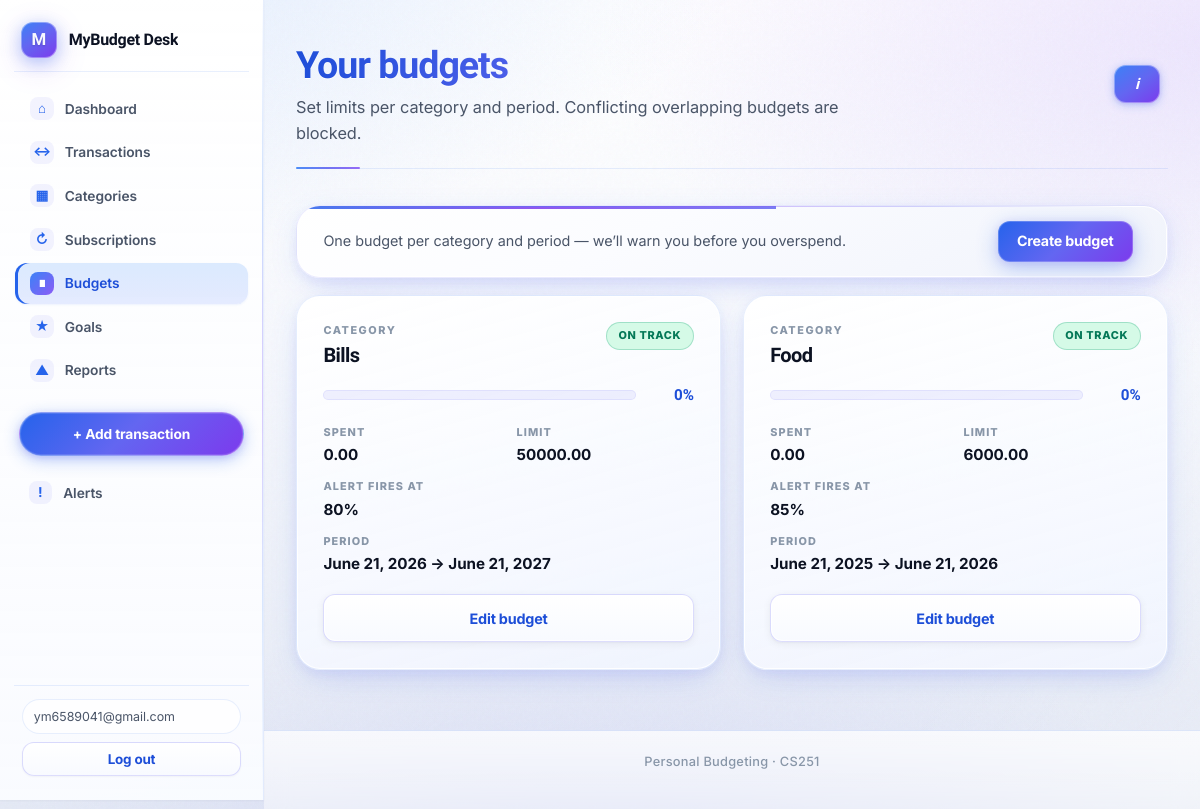
Page /budgets/ (signed in) on the committed database.
### budgeting/models.py (models this page shows, shortened)
class Budget(models.Model):
    user = models.ForeignKey(
        settings.AUTH_USER_MODEL, on_delete=models.CASCADE, related_name="budgets"
    )
    category = models.ForeignKey(
        Category, on_delete=models.CASCADE, related_name="budgets"
    )
    limit_amount = models.DecimalField(max_digits=12, decimal_places=2)
    start_date = models.DateField()
    end_date = models.DateField()
    alert_threshold_percent = models.PositiveSmallIntegerField(
        default=80, help_text="Notify when spent % reaches this value"
    )
    spent_amount = models.DecimalField(max_digits=12, decimal_places=2, default=0)
    created_at = models.DateTimeField(auto_now_add=True)
    class Meta:
        ordering = ["-start_date", "category__name"]
    def spent_percentage(self):
        if not self.limit_amount or self.limit_amount == 0:
            return 0
        return float((self.spent_amount / self.limit_amount) * 100)
    def is_over_limit(self):
        return self.spent_amount > self.limit_amount
    def should_alert(self):
        pct = self.spent_percentage()
        return pct >= self.alert_threshold_percent or self.is_over_limit()

class Category(models.Model):
    name = models.CharField(max_length=100)
    user = models.ForeignKey(
        settings.AUTH_USER_MODEL,
        on_delete=models.CASCADE,
        null=True,
        blank=True,
        related_name="categories",
        help_text="Null = available to all users",
    )
    class Meta:
        verbose_name_plural = "categories"
        ordering = ["name"]
        constraints = [
            models.UniqueConstraint(
                fields=["name", "user"],
                name="uniq_category_name_per_user",
            ),
        ]

### budgeting/views.py (the view)
# urls.py: path("budgets/", views.budget_list, name="budget_list"),
@login_required
def budget_list(request):
    items = Budget.objects.filter(user=request.user).select_related("category")
    return render(request, "budgeting/budget_list.html", {"budgets": items})

### budgeting/context_processors.py (called while the page is built)
def unread_notifications(request):
    nav = ""
    rm = getattr(request, "resolver_match", None)
    if rm is not None and rm.url_name:
        nav = rm.url_name
    if request.user.is_authenticated:
        count = Notification.objects.filter(user=request.user, is_read=False).count()
        return {
            "unread_notification_count": count,
            "nav_url_name": nav,
        }
    return {"unread_notification_count": 0, "nav_url_name": nav}

### budgeting/models.py (called while the page is built, shortened)
    def process_due_for(self, user, max_iter_per_subscription=72):
        today = timezone.now().date()
        posted = []
        with transaction.atomic():
            qs = (
                self.filter(user=user, is_active=True, next_due__lte=today)
                .select_related("category")
                .select_for_update()
            )
        return posted

### budgeting/templates/budgeting/budget_list.html (shortened to what this page needs)
{% extends "budgeting/base.html" %}
{% block page_hero %}
<div class="page-hero">
  <h1>Your budgets</h1>
  <p class="lead">Set limits per category and period. Conflicting overlapping budgets are blocked.</p>
</div>
{% endblock %}
{% block content %}
<div class="card card--inline-toolbar card--toolbar-premium">
  <div class="card-toolbar">
    <p class="muted card-toolbar__text card-toolbar__text--compact">One budget per category and period — we’ll warn you before you overspend.</p>
    <a href="{% url 'budget_create' %}" class="btn btn--toolbar">Create budget</a>
  </div>
</div>
{% if budgets %}
<div class="budget-grid budget-grid--lift">
  {% for b in budgets %}
  <article class="budget-tile {% if b.is_over_limit %}budget-tile--over{% elif b.should_alert %}budget-tile--warn{% endif %}">
    <header class="budget-tile__top">
      <div>
        <p class="budget-tile__label">Category</p>
        <h2 class="budget-tile__title">{{ b.category.name }}</h2>
      </div>
      {% if b.is_over_limit %}
      <span class="budget-tile__ribbon budget-tile__ribbon--danger">Over limit</span>
      {% elif b.should_alert %}
      <span class="budget-tile__ribbon budget-tile__ribbon--warn">Near limit</span>
      {% else %}
      <span class="budget-tile__ribbon budget-tile__ribbon--ok">On track</span>
      {% endif %}
    </header>
    <div class="budget-tile__meter-wrap" role="group" aria-label="Budget usage for {{ b.category.name }}">
      <div class="budget-tile__meter" role="progressbar" aria-valuemin="0" aria-valuemax="100"
        aria-valuenow="{% if b.limit_amount %}{% widthratio b.spent_amount b.limit_amount 100 %}{% else %}0{% endif %}">
      </div>
      <span class="budget-tile__meter-pct">{{ b.spent_percentage|floatformat:0 }}%</span>
    </div>
    <dl class="budget-tile__stats">
      <div><dt>Spent</dt><dd class="amount budget-tile__spent">{{ b.spent_amount }}</dd></div>
      <div><dt>Limit</dt><dd class="amount">{{ b.limit_amount }}</dd></div>
      <div><dt>Alert fires at</dt><dd>{{ b.alert_threshold_percent }}%</dd></div>
      <div class="budget-tile__stats--wide"><dt>Period</dt><dd class="muted">{{ b.start_date }} → {{ b.end_date }}</dd></div>
    </dl>
    <a href="{% url 'budget_edit' b.pk %}" class="btn secondary btn--block">Edit budget</a>
  </article>
  {% endfor %}
</div>
{% else %}
<div class="card empty-state">
  <p class="muted">No budgets yet. <a href="{% url 'budget_create' %}">Create your first budget</a>.</p>
</div>
{% endif %}
{% endblock %}

### budgeting/templates/budgeting/master.html (shortened to what this page needs)
{% load static %}
<!DOCTYPE html>
<html lang="en">
<head>
  <link rel="stylesheet" href="{% static 'budgeting/css/master.css' %}">
</head>
<body class="{% block body_class %}{% endblock %}">
  {% with n=nav_url_name|default:"" %}
  <div class="app-shell{% if user.is_authenticated %} app-shell--auth{% endif %}">
    {% if user.is_authenticated %}
      <aside class="app-sidebar" id="app-sidebar" aria-label="Primary">
        <div class="sidebar-top">
          <a href="{% url 'dashboard' %}" class="brand">
            <span class="brand-mark" aria-hidden="true"></span>
            <span class="brand-text">{% block brand_text %}MyBudget Desk{% endblock %}</span>
          </a>
        </div>
        <nav class="sidebar-nav" aria-label="Main">
          <a href="{% url 'dashboard' %}" class="sidebar-link{% if n == 'dashboard' %} is-active{% endif %}"{% if n == 'dashboard' %} aria-current="page"{% endif %}>
            <span class="sidebar-link__icon" aria-hidden="true">⌂</span>
            <span class="sidebar-link__label">Dashboard</span>
          </a>
          <a href="{% url 'transaction_list' %}" class="sidebar-link">
            <span class="sidebar-link__icon" aria-hidden="true">↔</span>
            <span class="sidebar-link__label">Transactions</span>
          </a>
          <a href="{% url 'category_list' %}" class="sidebar-link{% if n == 'category_list' %} is-active{% endif %}"{% if n == 'category_list' %} aria-current="page"{% endif %}>
            <span class="sidebar-link__icon" aria-hidden="true">▦</span>
            <span class="sidebar-link__label">Categories</span>
          </a>
          <a href="{% url 'subscription_list' %}" class="sidebar-link">
            <span class="sidebar-link__icon" aria-hidden="true">↻</span>
            <span class="sidebar-link__label">Subscriptions</span>
          </a>
          <a href="{% url 'budget_list' %}" class="sidebar-link{% if n == 'budget_list' or n == 'budget_create' or n == 'budget_edit' %} is-active{% endif %}"{% if n == 'budget_list' or n == 'budget_create' or n == 'budget_edit' %} aria-current="page"{% endif %}>
            <span class="sidebar-link__icon" aria-hidden="true">∎</span>
            <span class="sidebar-link__label">Budgets</span>
          </a>
          <a href="{% url 'goals_list' %}" class="sidebar-link">
            <span class="sidebar-link__icon" aria-hidden="true">★</span>
            <span class="sidebar-link__label">Goals</span>
          </a>
          <a href="{% url 'reports' %}" class="sidebar-link{% if n == 'reports' %} is-active{% endif %}"{% if n == 'reports' %} aria-current="page"{% endif %}>
            <span class="sidebar-link__icon" aria-hidden="true">▲</span>
            <span class="sidebar-link__label">Reports</span>
          </a>
        </nav>
        <a href="{% url 'transaction_add' %}" class="sidebar-cta{% if n == 'transaction_add' %} is-active{% endif %}"{% if n == 'transaction_add' %} aria-current="page"{% endif %}>+ Add transaction</a>
        <a href="{% url 'notifications' %}" class="sidebar-link sidebar-link--alerts{% if n == 'notifications' %} is-active{% endif %}"{% if n == 'notifications' %} aria-current="page"{% endif %}>
          <span class="sidebar-link__icon" aria-hidden="true">!</span>
          <span class="sidebar-link__label">Alerts</span>
        </a>
        <div class="sidebar-user">
          <span class="sidebar-user__email" title="{{ user.email }}">{{ user.email }}</span>
          <form class="inline-logout" method="post" action="{% url 'logout' %}">
            <button type="submit" class="secondary sidebar-user__logout">Log out</button>
          </form>
        </div>
      </aside>
    {% endif %}
    <div class="app-body">
      <main class="app-main {% block main_class %}{% endblock %}">
        <div class="page-hero-sds-wrap">
          {% block page_hero %}{% endblock %}
          {% block sds_help_open_button %}
          <button type="button" class="sds-help-trigger sds-help-trigger--in-hero" id="sds-help-open" aria-haspopup="dialog" aria-controls="sds-help-dialog" title="SDS: user stories for this page">
            <span class="sds-help-trigger__icon" aria-hidden="true">i</span>
          </button>
          {% endblock %}
        </div>
        {% block content %}{% endblock %}
      </main>
      <footer class="app-footer">
        {% block footer %}
          <span>Personal Budgeting · CS251</span>
        {% endblock %}
      </footer>
    </div>
  </div>
  {% endwith %}
</body>
</html>

### rows in the picture
Budget: category.name "Bills", shows "ON TRACK", spent_percentage "0", spent_amount "0.00", limit_amount "50000.00", alert_threshold_percent "80", start_date "June 21, 2026", end_date "June 21, 2027"
Budget: category.name "Food", shows "ON TRACK", spent_percentage "0", spent_amount "0.00", limit_amount "6000.00", alert_threshold_percent "85", start_date "June 21, 2025", end_date "June 21, 2026"

### other values in the picture
{{ user.email }} "ym6589041@gmail.com"
